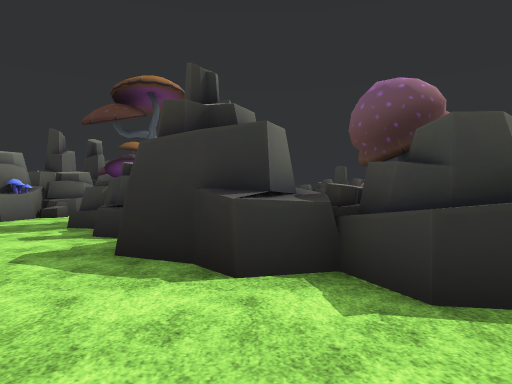
view 1 (above)

21 first-person views from a walk through a scene from a Unity 3-D project. The camera is 1.5 m above the floor, looks level and sees 75° across. The floor is counted in squares, 2 m on a side. Each view is taken from the middle of a square. On the plan, view 1 faces up. The plan holds only what a view shows up to about 11 squares ahead; the rest is blank. The place goes on beyond the plan. Flat ground stands in for the terrain. The player character is not drawn. Some surface patterns are stand-ins.

view 2
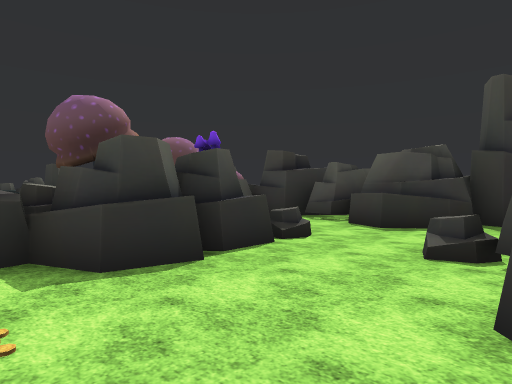

view 3
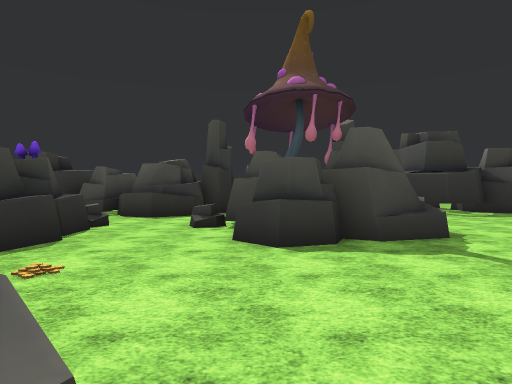

view 4
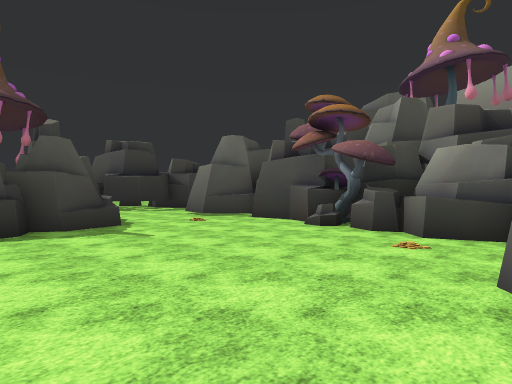

view 5
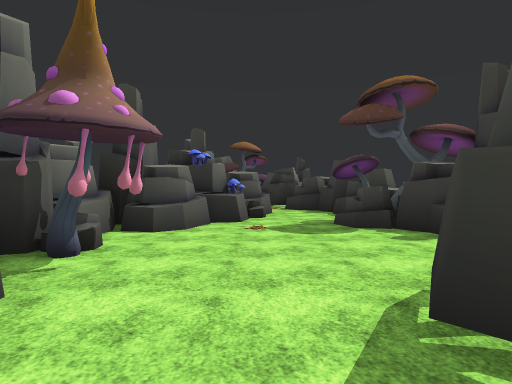

view 6
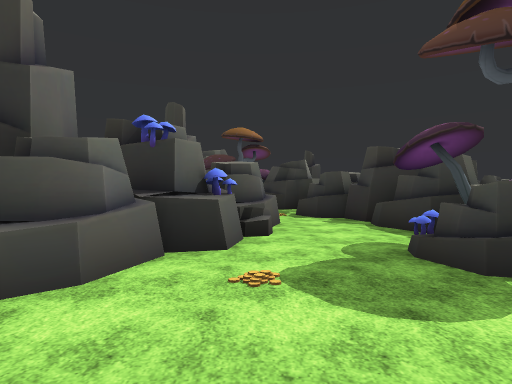

view 7
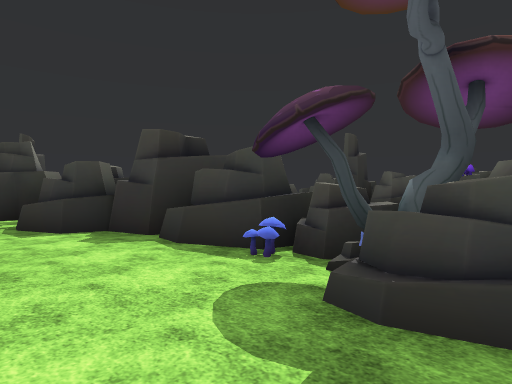

view 8
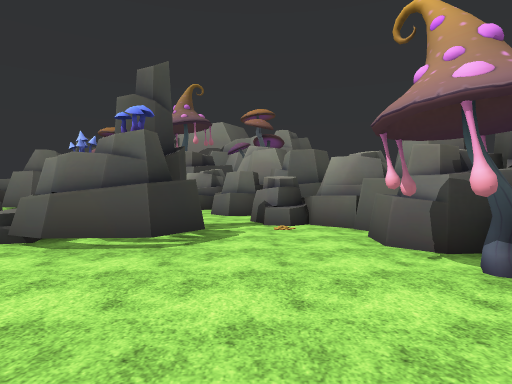

view 9
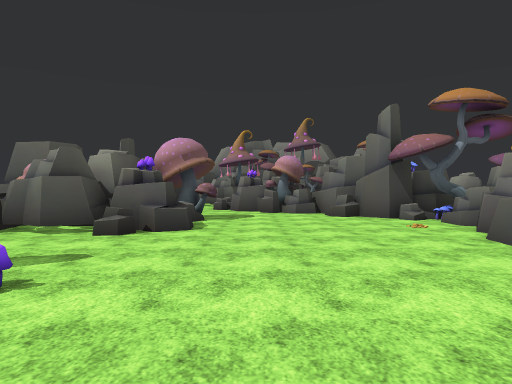

view 10
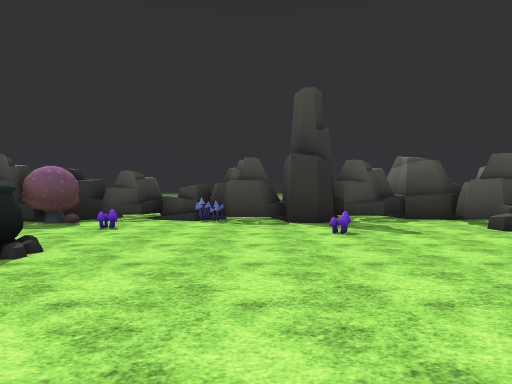

view 11
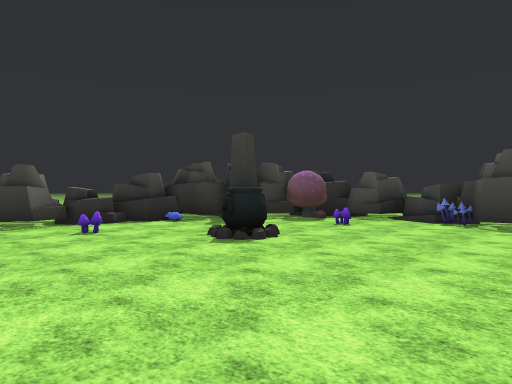

view 12
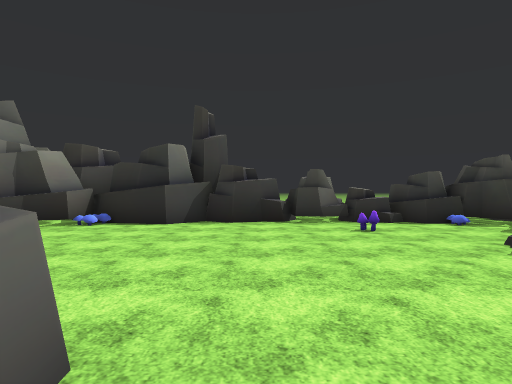

view 13
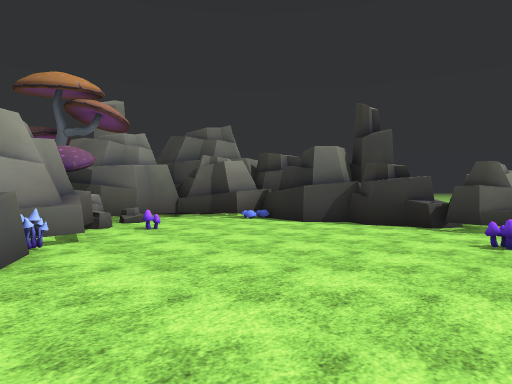

view 14
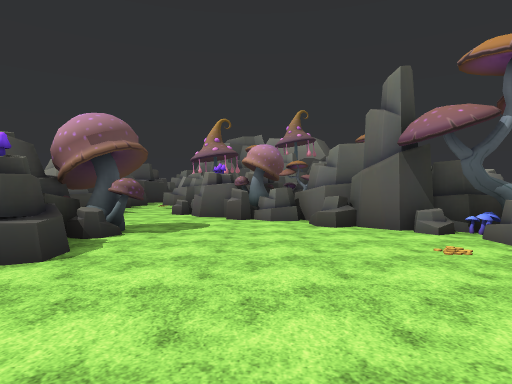

view 15
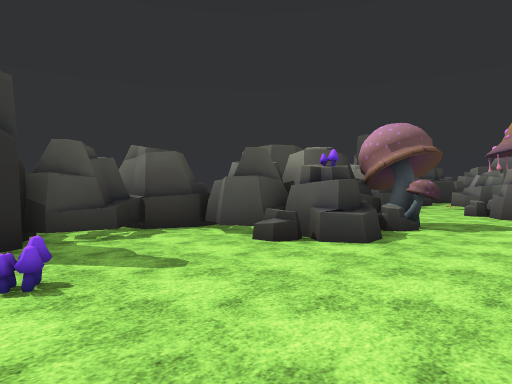

view 16
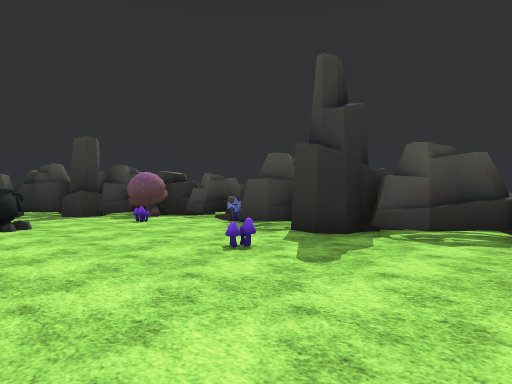

view 17
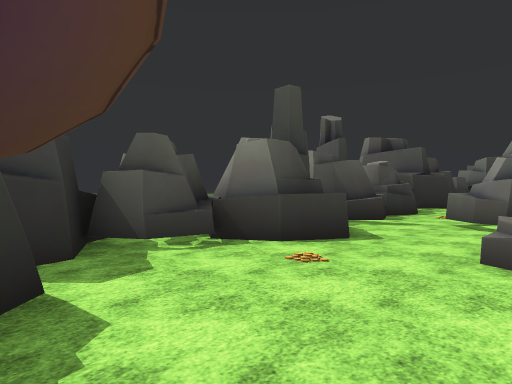

view 18
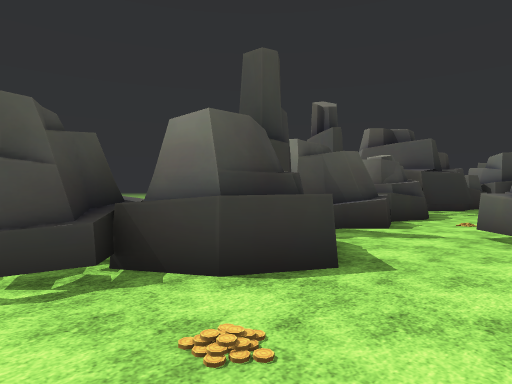

view 19
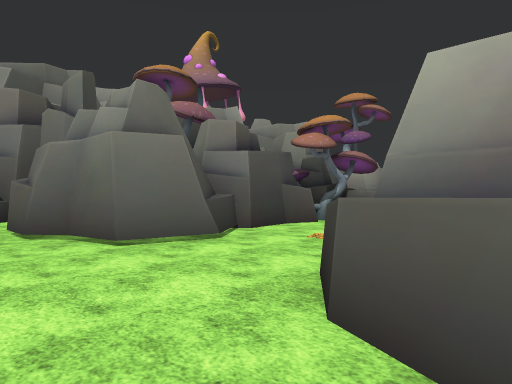

view 20
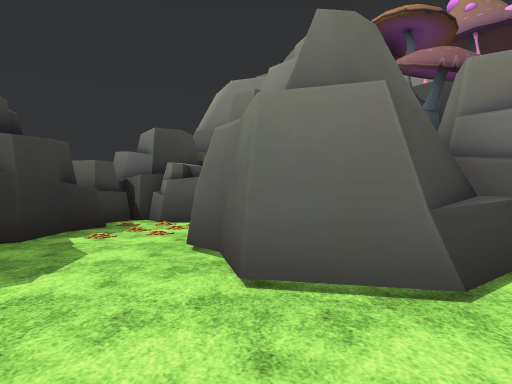

view 21
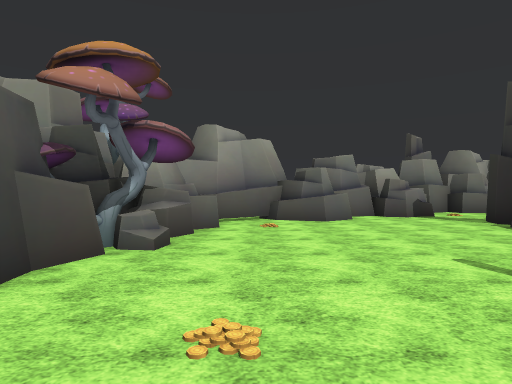

### Floor plan
Key: @ floor where view 1 was taken; # wall or solid block; . floor; = window, fence, low wall or low ledge; ^ raised ledge; R rock; M mushroom; C cauldron; O other object.
Columns run from 11 left of view 1 to 10 right of it. Each row starts with its distance up from view 1.
 25      ##  R  R  RR
 24      #####RRRRRR OO
 23      #O##...R.RO#RO
 22     RR......M...RR#R
 21     #.............##R
 20     # .............RR.
 19    ##R.M......C..M.RRR
 18       #^...........RR
 17       ###..........RR
 16       ## R........R#R
 15       .RR ........#RR
 14       .RR R.....M..#RR
 13       ..##R........R R
 12      R..R#R........###
 11     RR..R#......RRRR#
 10   R##R..MR......RR R#
  9   R#M....R......RRR
  8  R#RR..ROMR.....R# R
  7   RR...RR#RR.....RR#
  6 R#R......RRR.......###
  5  ##R.....R #RR.....RR#
  4   ##......##R#R....R##
  3   ##.......RR##R..####
  2   #R..R#RR...R....^###
  1   #....R R.........##
  0   ##...#RR.@...RR...#
 -1    RR........RRR#R..#
 -2    #RR.......RR #R.^#
 -3   R##.........####.##
 -4      RR.......###=.##
 -5      #R.............#
 -6      ##.............#
 -7       #RR..........##
 -8       ##RRR#.####..#
 -9          R#######...
-10                 #...#
-11                  ...#
-12                  ...#
-13                 RR..R
-14                 #R###R

Where each view was taken, in squares from view 1:
view 1: 0 up, 0 right, facing up
view 2: 1 down, 0 right, facing up-right
view 3: 1 down, 3 left, facing right
view 4: 1 down, 5 left, facing down-right
view 5: 0 up, 6 left, facing up
view 6: 4 up, 6 left, facing up
view 7: 7 up, 6 left, facing up-right
view 8: 7 up, 6 left, facing down
view 9: 17 up, 3 right, facing down
view 10: 16 up, 1 left, facing right
view 11: 15 up, 1 left, facing up-right
view 12: 15 up, 1 left, facing up
view 13: 16 up, 2 right, facing up-left
view 14: 14 up, 2 right, facing down
view 15: 15 up, 2 right, facing down-right
view 16: 11 up, 2 right, facing up-right
view 17: 7 up, 4 right, facing down-right
view 18: 5 up, 5 right, facing down-right
view 19: 3 down, 7 right, facing down-left
view 20: 5 down, 5 right, facing down
view 21: 6 down, 4 right, facing left
